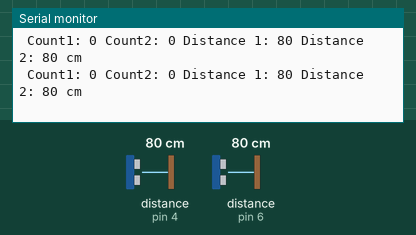
This sketch was run on a simulated Arduino Uno, built with avr-gcc and run on an emulated ATmega328P. Parts: the last lines printed to the serial monitor. Wiring (inferred from the names in the program): 2 × ultrasonic range finder: trigger pin 5, echo pin 4 / trigger pin 7, echo pin 6. Inputs (shaded band) come from the test bench; at power-on: distance to the obstacle (sensors on pin 4, pin 6) 80 cm. The echo pulse lasts 58.3 µs per cm.

Above: at 1.2 s.
1.3 s: distance to the obstacle (sensor on pin 4) set to 35 cm
At 1.38 s:
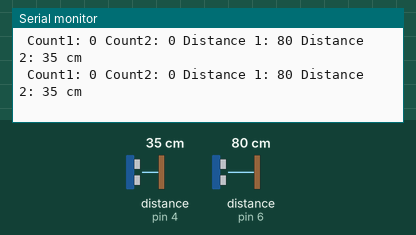
4.3 s: distance to the obstacle (sensor on pin 6) set to 2 cm
At 4.31 s:
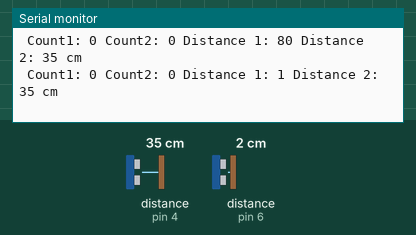
7.3 s: distance to the obstacle (sensor on pin 4) set to 2 cm
At 7.32 s:
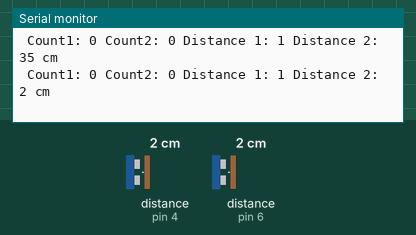
10.3 s: distance to the obstacle (sensor on pin 6) set to 35 cm
At 10.38 s:
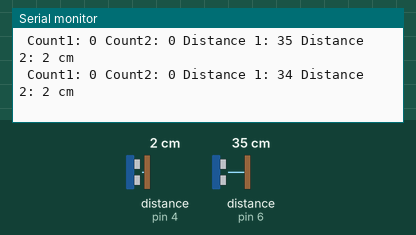
13.3 s: distance to the obstacle (sensor on pin 4) set to 9 cm
At 13.4 s:
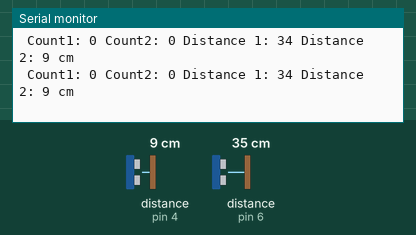
16.3 s: distance to the obstacle (sensor on pin 6) set to 4 cm
At 20.21 s:
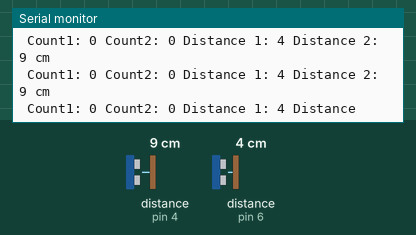
Timing chart, 0 to 20.3 s (numbered marks = the images above; inputs shaded):
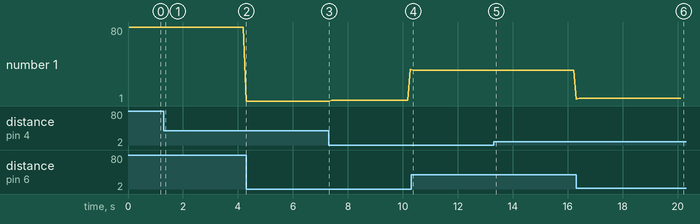

The sketch:

RoomAutomation.ino
```cpp
const int trigPin1 = 7;
const int echoPin1 = 6;
int count1=0;
int fixed=0; //fixed no. of people
int count2;
const int greenled1=3;
const int whiteled2=8;
const int redled3=9;
const int yellowled4=10;

// Define the pins for the second ultrasonic sensor
const int trigPin2 = 5;
const int echoPin2 = 4;

void setup() {
  // Set the trigger pins as outputs
  pinMode(trigPin1, OUTPUT);
  pinMode(trigPin2, OUTPUT);

  // Set the echo pins as inputs
  pinMode(echoPin1, INPUT);
  pinMode(echoPin2, INPUT);

  // Start serial communication
  Serial.begin(9600);
}

void loop() {
  // Measure distance for the first sensor
  digitalWrite(trigPin1, LOW);
  delayMicroseconds(2);
  digitalWrite(trigPin1, HIGH);
  delayMicroseconds(10);
  digitalWrite(trigPin1, LOW);
  long duration1 = pulseIn(echoPin1, HIGH);
  int distance1 = duration1 / 58;


  // Measure distance for the second sensor
  digitalWrite(trigPin2, LOW);
  delayMicroseconds(2);
  digitalWrite(trigPin2, HIGH);
  delayMicroseconds(10);
  digitalWrite(trigPin2, LOW);
  long duration2 = pulseIn(echoPin2, HIGH);
  int distance2 = duration2 / 58;

  // Print the distances to the serial monitor


  //led part
  if(distance1==20 && fixed<=10)
  {
    digitalWrite(greenled1,HIGH);
    fixed++;
    for(int i=1;i<=10;i++)
  {
    count1++;
    if(count1==10)
    {
      break;
    }
  }
  }
  else
  {
    digitalWrite(greenled1,LOW);
  }

  if(count1>0)
  {
      digitalWrite(whiteled2,HIGH);
  }
  else
  {
    digitalWrite(whiteled2,LOW);
  }
  if(count1==10)
  {
    count2=count1;
  }
  if(distance2==20 && count2>=0)
  {
    digitalWrite(redled3,HIGH);
    count2--;
  }
  else
  {
    digitalWrite(redled3,LOW);
  }
   if(count2==-1)
   {
    digitalWrite(yellowled4,HIGH);
    digitalWrite(whiteled2,LOW);
   }
   else
   {
    digitalWrite(yellowled4,LOW);

   }


  Serial.print(" Distance 1: ");
  Serial.print(distance1);
  Serial.print(" Distance 2: ");
  Serial.print(distance2);
  Serial.println(" cm");
  Serial.print(" Count1: ");
  Serial.print(count1);
  Serial.print(" Count2: ");
  Serial.print(count2);

  // Wait for a short time before measuring again
  delay(100);
}
```

Measured:
- after the input at 1.3 s, the serial monitor: prints a new line after 0.08 s (image 1)
- after the input at 4.3 s, the serial monitor: prints a new line at once (image 2)
- after the input at 7.3 s, the serial monitor: prints a new line at once (image 3)
- after the input at 10.3 s, the serial monitor: prints a new line after 0.08 s (image 4)
- after the input at 13.3 s, the serial monitor: prints a new line after 0.09 s (image 5)
- after the input at 16.3 s, the serial monitor: prints a new line at once (image 6)
- plotted number 1: 35 → 34 after the input at 10.3 s, 34 → 4 after the input at 16.3 s
